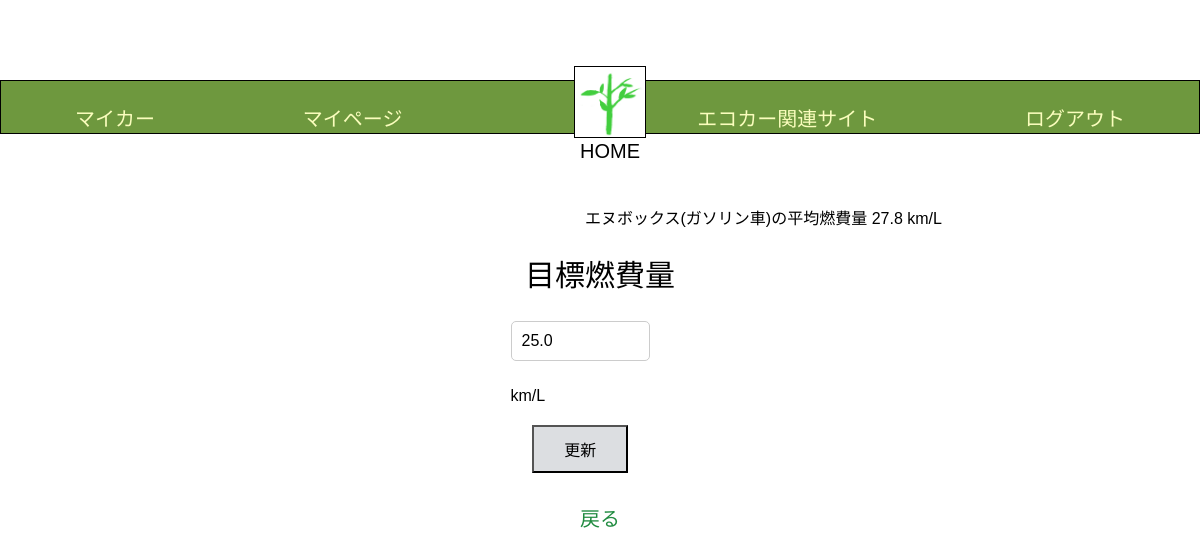
Page /Edrive/target_fuelefficiency/4 (signed in) on the earlier database version.
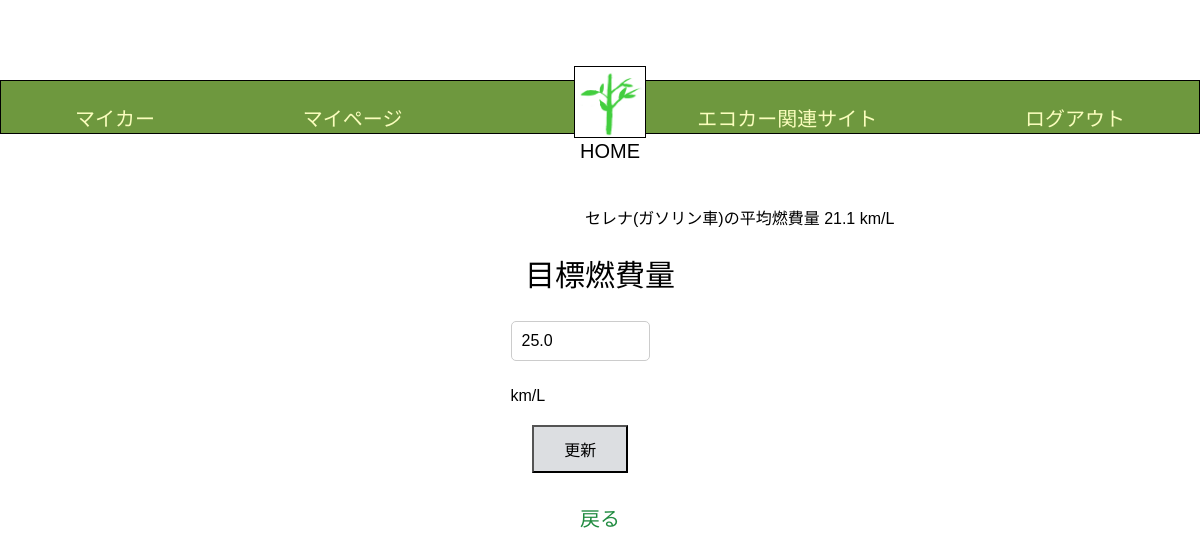
Same page on the later database version.
### Edrive/models.py (models this page shows, shortened)
class BaseModel(models.Model):
    created_at = models.DateTimeField(auto_now_add=True)
    updated_at = models.DateTimeField(auto_now=True)
    class Meta:
        abstract = True

class MyCar(BaseModel):
    name = models.CharField(max_length=1000, default='default_name')
    user = models.ForeignKey(User, related_name='mycars', on_delete=models.CASCADE)
    car_model = models.ForeignKey(CarModel, on_delete=models.CASCADE,null=True)
    purchase_on = models.DateField(null=True)
    next_oil_change_on = models.DateField(null=True)
    next_inspection_on = models.DateField(null=True)
    target_fuel_efficiency = models.FloatField(null=True, blank=True)
    class Meta:
        db_table = 'my_cars'

class CarModel(BaseModel):
    CarModel_CHOICES = [
        ('AQUA', 'アクア'),
        ('ROOMY','ルーミー'),
        ('ALPHARD','アルファード'),
        ('RAIZE', 'ライズ'),
        ('N-BOX','エヌボックス'),
        ('FREED','フリード'),
        ('VEZEL', 'ヴェゼル'),
        ('CANBUS', 'ムーヴキャンバス'),
        ('Tanto','タント'),
        ('Rocky', 'ロッキー'),
        ('NOTE', 'ノート'),
        ('SERENA','セレナ'),
        ('DAYZ','デイズ'),
        ('X-TRAIL', 'エクストレイル'),
    ]
    EngineType_CHOICES = [
        ('gasoline', 'ガソリン'),
        ('hybrid', 'ハイブリッド'),
        ('other', 'その他'),
    ]
    Color_CHOICES = [
        ('red', 'レッド'),
        ('blue','ブルー'),
        ('white','ホワイト'),
        ('yellow', 'イエロー'),
        ('pink', 'ピンク'),
        ('green', 'グリーン'),
        ('black', 'ブラック'),
        ('purple', 'パープル'),
        ('grey', 'グレー'),
        ('brown', 'ブラウン'),
    ]
    name = models.CharField(max_length=1000, default='default_name')
    manufacturer = models.ForeignKey(Manufacturer, on_delete=models.CASCADE, null=True)
    car_model_name = models.CharField(max_length=120, choices=CarModel_CHOICES)
    engine_type = models.CharField(max_length=50, choices=EngineType_CHOICES)
    color = models.CharField(max_length=150, choices=Color_CHOICES)
    average_fuel_efficiency = models.FloatField(null=True, blank=True)
    car_group = models.CharField(max_length=200, null=True, default=None)
    class Meta:
        db_table = 'car_models'

### Edrive/views.py (the view, shortened to what this page needs)
# urls.py: path('target_fuelefficiency/<int:pk>',TargetFuelView.as_view(), name = 'target_fuelefficiency'),
class TargetFuelView(LoginRequiredMixin, UpdateView):
    model = MyCar
    template_name = 'target_fuelefficiency.html'
    form_class = TargetFuelForm
    def get(self, request, *args, **kwargs):
        user_id = request.user.id
        my_car = MyCar.objects.filter(user=request.user).first()
        if my_car:
            average_fuel_efficiency = my_car.car_model.average_fuel_efficiency
            form = TargetFuelForm(instance=my_car)
        else:
            average_fuel_efficiency = None
            form = TargetFuelForm()
        context = {
            'average_fuel_efficiency': average_fuel_efficiency,
            'form':form,
            'my_car': my_car,
        }
        return render(request, self.template_name, context)

### Edrive/forms.py
class TargetFuelForm(forms.ModelForm):
    target_fuel_efficiency = forms.FloatField(label = '')
    class Meta:
        model = MyCar
        fields = ['target_fuel_efficiency']
        labels = {
            'target_fuel_efficiency':'目標燃費量(km/L)',
        }
        widgets = {
            'target_fuel_efficiency': forms.NumberInput(attrs={'step': '0.1'}),
        }

### templates/target_fuelefficiency.html (shortened to what this page needs)
{% load static %}
<!DOCTYPE html>
<html lang="ja">
   <head>
      <link rel="stylesheet" href="{% static 'css/style.css' %}">
   </head>
   <body>
       <header class="header-container">
      <nav class="navbar navbar-expand-lg navbar-light bg-light">
        <a class="navbar-brand" href="{% url 'Edrive:my_car' user.pk %}">マイカー</a>
        <a class="navbar-brand" href="{% url 'Edrive:mypage' user.pk %}">マイページ</a>
        <div class="logo">
        <a href="{% url 'Edrive:home' %}" class="home-link">
             <img src = "{% get_media_prefix %}shinryoku.png"  alt = "ホーム">
             <p>HOME</p>
        </a>
        </div>
        <a class="navbar-brand" href="{% url 'Edrive:eco_car_site' %}">エコカー関連サイト</a>
        <a class="navbar-brand" href="{% url 'Edrive:logout' %}">ログアウト</a>
      </nav>
      </header>
   <div class="target">
   {% if my_car %}
   <h4>{{ my_car.car_model.car_model_name }}の平均燃費量 {{ my_car.car_model.average_fuel_efficiency }} km/L</h4>
   {% endif %}
<label for="target_fuel_efficiency">目標燃費量</label>
   <nav>
        <form method="POST">
           {{ form.as_p }}km/L
   <button type="submit">更新</button>
        </form>
        <a class="navbar-brand" href="{% url 'Edrive:home' %}">戻る</a>
   </nav>
   </div>
   </body>
</html>

Differences in the rows shown:
changed MyCar: car_model.car_model_name "エヌボックス(ガソリン車)" → "セレナ(ガソリン車)"; car_model.average_fuel_efficiency "27.8" → "21.1"
